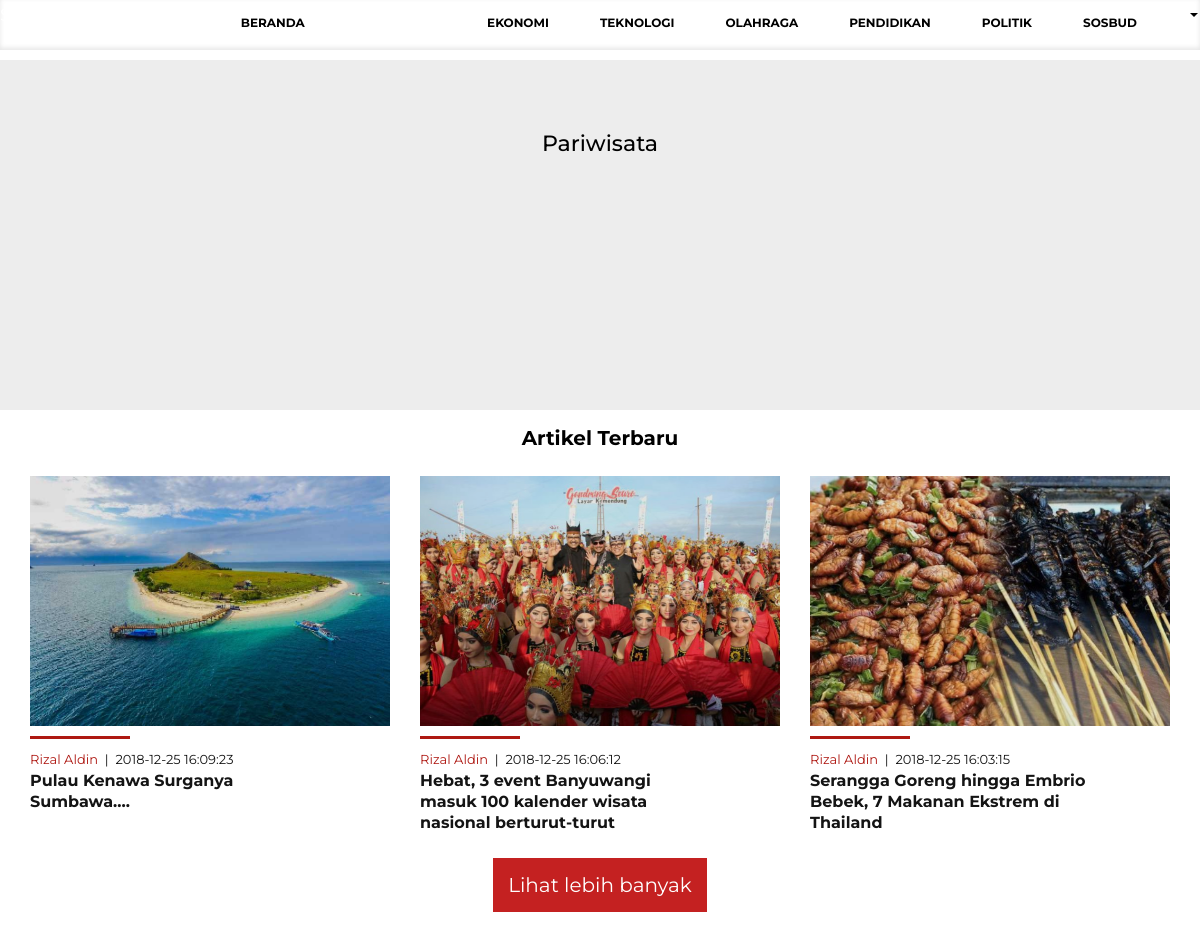
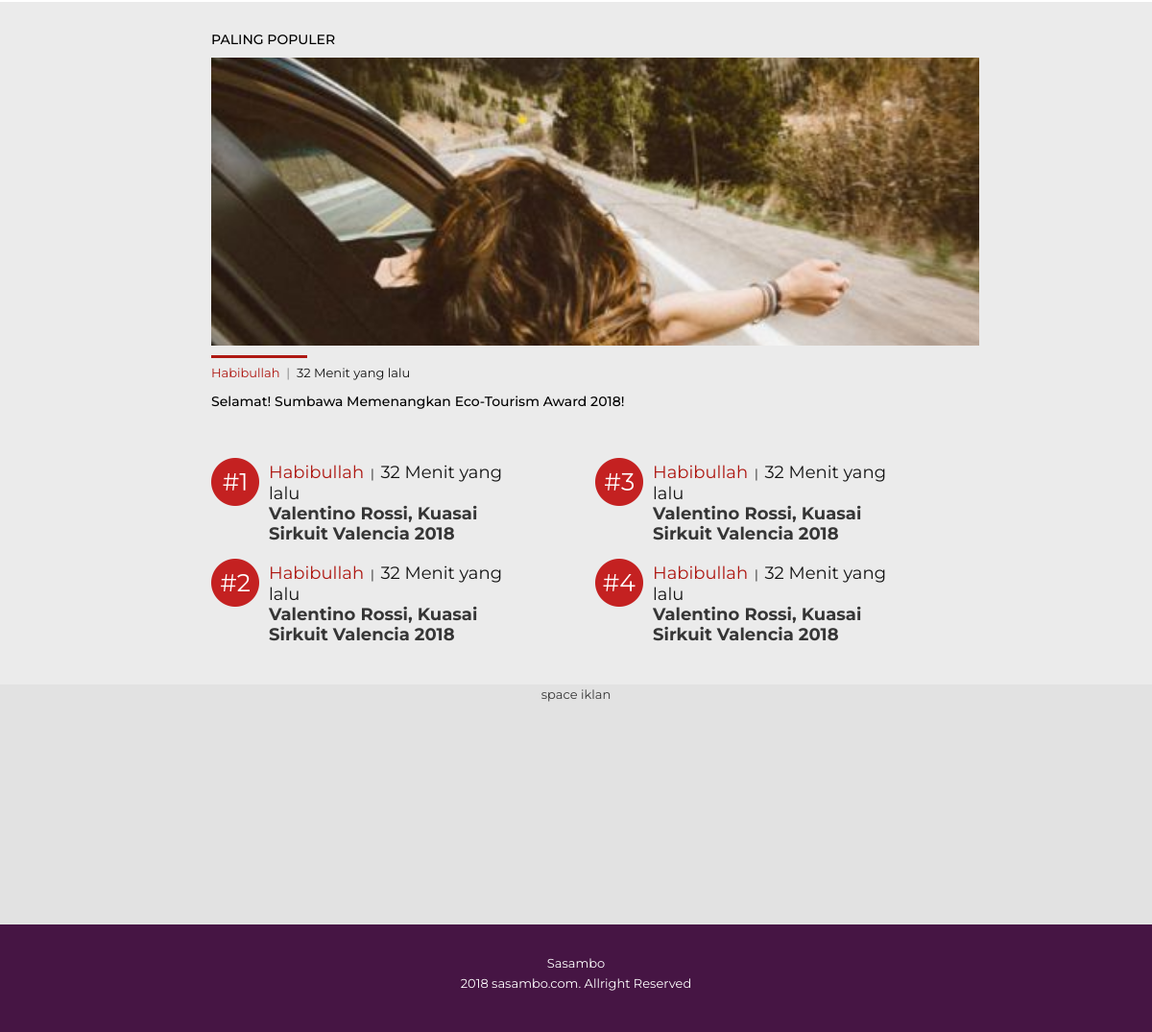
Screenshot of /index.php/user/content/pariwisata with the database file from the repository (2 pictures, top to bottom).
### tables this page shows
CREATE TABLE `berita` (
  `id_berita` int(11) NOT NULL,
  `id_user` int(11) NOT NULL,
  `id_kategori` int(11) NOT NULL,
  `slug_berita` varchar(255) NOT NULL,
  `judul_berita` varchar(255) NOT NULL,
  `isi_berita` text NOT NULL,
  `gambar` varchar(255) NOT NULL,
  `status_berita` enum('Publish','Draft','','') NOT NULL,
  `jenis_berita` varchar(20) NOT NULL,
  `keywords` varchar(500) NOT NULL,
  `tanggal_post` datetime NOT NULL,
  `tanggal` timestamp NOT NULL DEFAULT '0000-00-00 00:00:00' ON UPDATE CURRENT_TIMESTAMP
);

CREATE TABLE `user` (
  `id_user` int(25) NOT NULL,
  `nama` varchar(50) NOT NULL,
  `email` varchar(255) NOT NULL,
  `username` varchar(32) NOT NULL,
  `password` varchar(64) NOT NULL,
  `akses_level` varchar(20) NOT NULL,
  `tanggal` timestamp NOT NULL DEFAULT CURRENT_TIMESTAMP ON UPDATE CURRENT_TIMESTAMP
);

### application/controllers/user/Content.php (called while the page is built, shortened)
<?php
class Content extends CI_Controller {
	public function __construct()
	{
		$this->load->model('berita_model');
		$this->load->model('iklan_model');
	}
	public function pariwisata()
		{
			$data = array(
				'berita' => $this->berita_model->home(1),
				'title'  => 'Sasambo - Pariwisata'
			);
			$this->load->view('user/layout/head', $data);
			$this->load->view('user/layout/nav', $data);
			$this->load->view('user/content/pariwisata/list', $data, FALSE);
			$this->load->view('user/layout/footer', $data);
		}
}

### index.php (called while the page is built, shortened)
<?php
require_once BASEPATH.'core/CodeIgniter.php';

### application/models/Berita_model.php (called while the page is built, shortened)
<?php
class Berita_model extends CI_Model {
	public function home($id)
	{
		$this->db->select('berita.*,
						   kategori.nama_kategori, kategori.slug_kategori,
						   user.nama');
		$this->db->from('berita');
		$this->db->join('kategori','kategori.id_kategori = berita.id_kategori','LEFT');
		$this->db->join('user','user.id_user = berita.id_user','LEFT');
		$this->db->where('berita.id_kategori',$id);
		$this->db->order_by('id_berita', 'DESC');
		$query = $this->db->get();
		return $query->result();
	}
}

### application/views/user/content/pariwisata/list.php (the view, shortened to what this page needs)
 <?php
$id_user      = $this->session->userdata('id_user');
$user_aktif   = $this->user_model->detail($id_user);
?>
 <body>
   <nav class="navbar navbar-default navbar-fixed-top">
      <div class="container">
        <div class="navbar-header">
          <a class="navbar-brand" href="<?php echo base_url() ?>">Sasambo</a>
        </div>
        <div id="navbar" class="navbar-collapse collapse">
          <ul class="nav navbar-nav navbar-right">
              <li><a href="<?php echo base_url('user/dasbor') ?>">Beranda</a></li>
              <li class="active"><a href="pariwisata.html">Pariwisata<span class="sr-only">(current)</span></a></li>
              <li><a href="<?php echo base_url('user/content/ekonomi') ?>">Ekonomi</a></li>
              <li><a href="<?php echo base_url('user/content/teknologi') ?>">Teknologi</a></li>
              <li><a href="<?php echo base_url('user/content/olahraga') ?>">Olahraga</a></li>
              <li><a href="<?php echo base_url('user/content/pendidikan') ?>">Pendidikan</a></li>
              <li><a href="<?php echo base_url('user/content/politik') ?>">Politik</a></li>
              <li><a href="<?php echo base_url('user/content/sosbud') ?>">Sosbud</a></li>
              <li class="dropdown">
                <a href="<?php echo base_url('user/dasbor') ?>" class="dropdown-toggle" data-toggle="dropdown" role="button" aria-haspopup="true" aria-expanded="false"><?php echo $user_aktif->nama ?> <span class="caret"></span></a>
              </li>
        </div>
      </div>
    </nav>
    <div class="container">
      <div class="container">
    <div class="kategori-container">
      <div class="sc1-kat">
        <h1>Pariwisata</h1>
      </div>
      <div class="sc2-kat">
        <h2>Artikel Terbaru</h2>
        <div class="row sc2-kat-row">
          <?php foreach ($berita as $key => $value) { ?>
          <div class="col-md-4" id="sc1-pariwisata">
            <div class="thumbnail-kategori-par" style="background-image: url(<?php echo base_url('assets/upload/image/'.$value->gambar); ?>">
              <div class="overlay-kategori-par"></div>
            </div>
            <div class="garis-merah"></div>
                <div class="page-title-kategori">
                  <span class="author-name"><a href=""><?php echo $value->nama; ?></a></span>
                  &nbsp;|&nbsp;
                  <span class="upload-time"><a href=""><?php echo $value->tanggal_post; ?></a></span> <br>
                  <a href="<?php echo base_url('home/read/'.$value->slug_berita); ?>" class="judul-kategori"><?php echo $value->judul_berita; ?></a>
                </div>
              </div>
          <?php
            if($key == 2) {
              break;
            }
            }
           ?>
        </div>
        <h5>
          <a href="" class="rm-button-kat">Lihat lebih banyak</a>
        </h5>
    </div>
        <div class="sc3-kat">
          <div class="row sc3-kat-row">
            <div class="col-md-2"></div>
            <div class="col-md-8 sc3-kat-row-1">
              <h3>Paling Populer</h3>
              <div class="thumbnail-sc3-kat" style="background-image: url(<?php echo base_url('assets/template/assets/img/thumbnail-kategori.jpg');?>"></div>
                <div class="judul-thumbnail-sc3-kat">
                  <div class="garis-merah"></div>
                  <span class="author-name"><a href="">Habibullah</a></span>
                  &nbsp;|&nbsp;
                  <span class="upload-time"><a href="">32 Menit yang lalu</a></span>
                  <div class="judul-thumbnail-text">
                    <h3><a href="">Selamat! Sumbawa Memenangkan Eco-Tourism Award 2018!</a></h3>
                  </div>
                </div>
                <div class="row list-populer">
                  <div class="col-md-6 Populer-kiri">
                    <div class="media">
                      <div class="media-left">
                        <a href="#"><img class="media-object-populer" src="<?php echo base_url(); ?>assets/template/assets/img/first.png" alt="Generic placeholder image"></a>
                      </div>
                    <div class="media-body">
                      <div class="page-title-kategori">
                        <span class="author-name"><a href="">Habibullah</a></span>
                        &nbsp;|&nbsp;
                        <span class="upload-time"><a href="">32 Menit yang lalu</a></span> <br>
                        <a href="" class="judul-kategori">Valentino Rossi, Kuasai Sirkuit Valencia 2018</a>
                      </div>
                    </div>
                    </div>
                    <div class="media">
                      <div class="media-left">
                        <a href="#"><img class="media-object-populer" src="<?php echo base_url(); ?>assets/template/assets/img/second.png" alt="Generic placeholder image"></a>
                      </div>
                    <div class="media-body">
                      <div class="page-title-kategori">
                        <span class="author-name"><a href="">Habibullah</a></span>
                        &nbsp;|&nbsp;
                        <span class="upload-time"><a href="">32 Menit yang lalu</a></span> <br>
                        <a href="" class="judul-kategori">Valentino Rossi, Kuasai Sirkuit Valencia 2018</a>
                      </div>
                    </div>
                    </div>
                    </div>
                    <div class="col-md-6 Populer-kanan">
                    <div class="media">
                      <div class="media-left">
                        <a href="#"><img class="media-object-populer" src="<?php echo base_url(); ?>assets/template/assets/img/third.png" alt="Generic placeholder image"></a>
                      </div>
                    <div class="media-body">
                      <div class="page-title-kategori">
                        <span class="author-name"><a href="">Habibullah</a></span>
                        &nbsp;|&nbsp;
                        <span class="upload-time"><a href="">32 Menit yang lalu</a></span> <br>
                        <a href="" class="judul-kategori">Valentino Rossi, Kuasai Sirkuit Valencia 2018</a>
                      </div>
                    </div>
                    </div>
                    <div class="media">
                      <div class="media-left">
                        <a href="#"><img class="media-object-populer" src="<?php echo base_url(); ?>assets/template/assets/img/fourth.png" alt="Generic placeholder image"></a>
                      </div>
                    <div class="media-body">
                      <div class="page-title-kategori">
                        <span class="author-name"><a href="">Habibullah</a></span>
                        &nbsp;|&nbsp;
                        <span class="upload-time"><a href="">32 Menit yang lalu</a></span> <br>
                        <a href="" class="judul-kategori">Valentino Rossi, Kuasai Sirkuit Valencia 2018</a>
                      </div>
                    </div>
                  </div>
                </div>
              </div>
            </div>
            <div class="col-md-2"></div>
          </div>
        </div>
        <div class="iklan">space iklan</div>
    </div>
    </div>
    </div>

### assets/template/css/sasambo.css (style rules this page uses)
* { margin: 0px; padding: 0px; }
body { color: #555; padding-top: 50px; font-family: 'Montserrat', sans-serif; }
h1, .h1, h2, .h2, h3, .h3, h4, .h4, h5, .h5, h6, .h6 { margin-top: 0; font-family: 'Montserrat', sans-serif; font-weight: normal; color: #333; }
@media (min-width: 1200px) { .container { width: 100%; } }
.navbar { background-color: rgb(156, 29, 136); color: #fff; -webkit-box-shadow: inset 0 -2px 5px rgba(0,0,0,.1); box-shadow: inset 0 -2px 5px rgba(0,0,0,.1); }
.nav { color: rgb(255, 255, 255); font-size: 12px; text-transform: uppercase; }
.nav .active { color: #fff; }
.nav .active:after { position: absolute; bottom: 0; left: 50%; width: 0; height: 0; margin-left: -5px; vertical-align: middle; content: " "; border-right: 5px solid transparent; border-bottom: 5px solid; border-left: 5px solid transparent; }
.media-body a { text-decoration: none; color: #363636; font-size: 18px; }
.iklan { text-align: center; height: 250px; background-color: rgb(226, 226, 226); color: #363636; }
.sc1-kat { height: 350px; background-color: #ededed; color: #fff; text-align: center; }
.sc1-kat h1 { position: relative; top: 20%; }
.sc2-kat { margin-top: 15px; margin-left: 15px; margin-right: 15px; text-align: center; }
.sc2-kat-row { margin-bottom: 25px; }
.rm-button-kat { padding: 15px; background-color: rgb(196, 33, 33); color: #fff; text-decoration: none; }
.sc3-kat { margin-left: 0; margin-right: 0; margin-top: 50px; background-color: #ebebeb; }
.sc3-kat h3 { text-transform: uppercase; }
.sc3-kat-row-1 { margin-left: auto; margin-right: auto; padding-top: 20px; margin-left: 20px; margin-right: 20px; background-color: #ebebeb; }
.thumbnail-sc3-kat { z-index: 1; height: 300px; margin-bottom: 5px; font-family: 'Montserrat', sans-serif; background-size: cover; background-repeat: no-repeat; background-position: center center; }
.judul-thumbnail-sc3-kat { margin-bottom: 50px; }
.judul-thumbnail-text a { text-decoration: none; text-transform: none; color: rgb(0, 0, 0); }
.page-title-kategori { text-align: left; color: rgb(20, 20, 20); padding-top: 5px; width: 80%; }
.judul-kategori { font-weight: bold; font-size: 16px; color: rgb(20, 20, 20); }
.list-populer { margin-bottom: 40px; }
.media-object-populer { width: 50px; }
.garis-merah { background-color: rgb(174, 24, 18); margin: 10px; margin-left: 0; margin-bottom: 5px; height: 3px; width: 100px; }
.author-name a { text-decoration: none; text-transform: none; color: rgb(174, 24, 18); }
.upload-time a { text-decoration: none; text-transform: none; color: rgb(20, 20, 20); }
.judul-kategori { margin-top: 30px; text-align: center; }
#sc1-pariwisata { padding: 15px; }
.thumbnail-kategori-par { z-index: 1; height: 250px; font-family: 'Montserrat', sans-serif; background-size: cover; background-repeat: no-repeat; background-position: center center; }
.overlay-kategori-par { width: 100%; height: 250px; background: rgba(0,0,0,.1); }

### rows the page displays
berita: gambar (picture), id_user.nama "Rizal Aldin", tanggal_post "2018-12-25 16:09:23", judul_berita "Pulau Kenawa Surganya Sumbawa...."
berita: gambar (picture), id_user.nama "Rizal Aldin", tanggal_post "2018-12-25 16:06:12", judul_berita "Hebat, 3 event Banyuwangi masuk 100 kalender wisata nasional berturut-turut"
berita: gambar (picture), id_user.nama "Rizal Aldin", tanggal_post "2018-12-25 16:03:15", judul_berita "Serangga Goreng hingga Embrio Bebek, 7 Makanan Ekstrem di Thailand"
